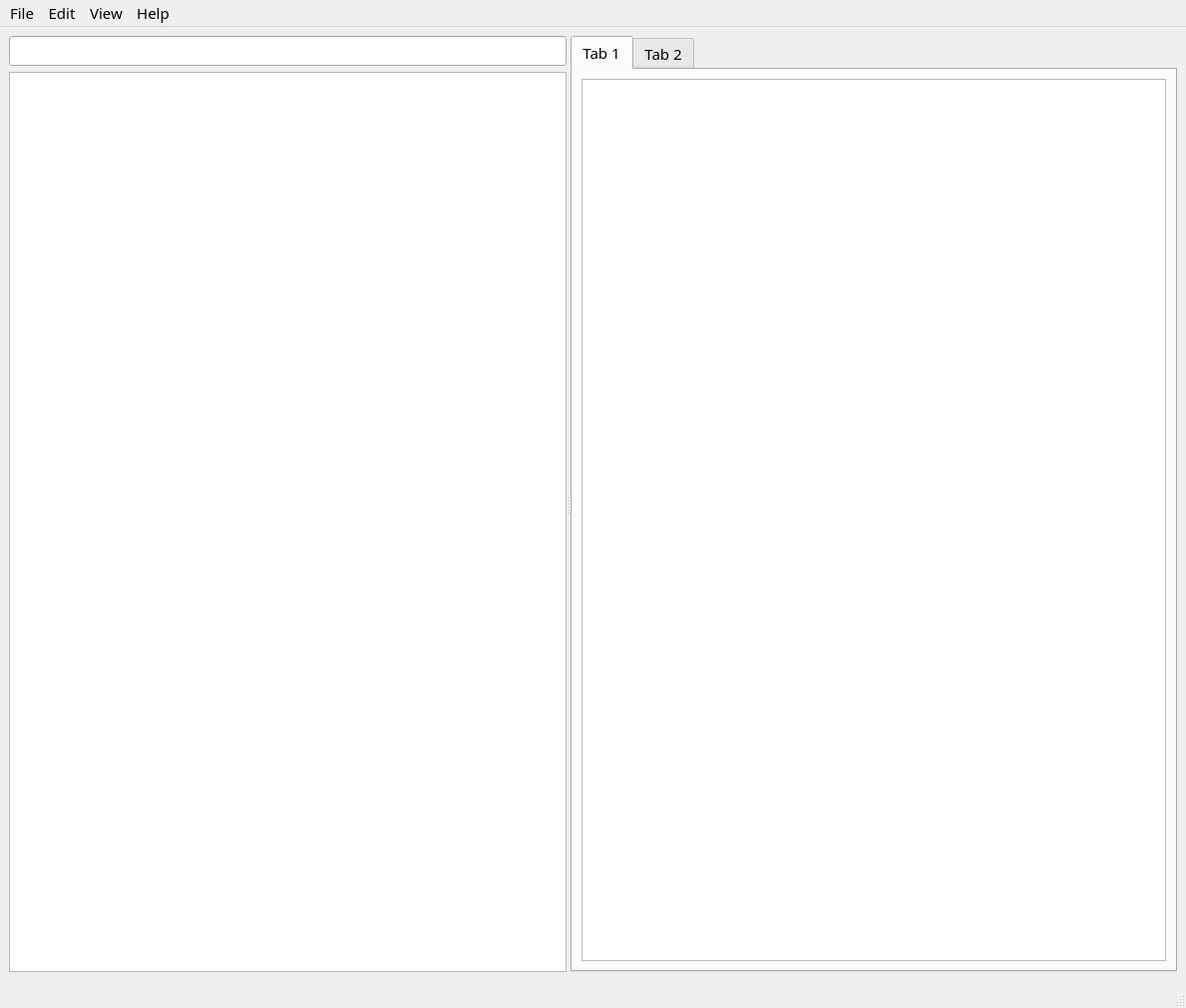
<?xml version="1.0" encoding="UTF-8"?>
<ui version="4.0">
 <class>MainWindow</class>
 <widget class="QMainWindow" name="MainWindow">
  <property name="geometry">
   <rect>
    <x>0</x>
    <y>0</y>
    <width>1189</width>
    <height>1011</height>
   </rect>
  </property>
  <property name="sizePolicy">
   <sizepolicy hsizetype="Preferred" vsizetype="Preferred">
    <horstretch>1</horstretch>
    <verstretch>1</verstretch>
   </sizepolicy>
  </property>
  <property name="font">
   <font>
    <family>Sans Serif</family>
    <pointsize>11</pointsize>
   </font>
  </property>
  <property name="windowTitle">
   <string>Password Manager</string>
  </property>
  <widget class="QWidget" name="centralwidget">
   <property name="sizePolicy">
    <sizepolicy hsizetype="Expanding" vsizetype="Expanding">
     <horstretch>1</horstretch>
     <verstretch>1</verstretch>
    </sizepolicy>
   </property>
   <layout class="QGridLayout" name="gridLayout_2">
    <item row="0" column="0">
     <widget class="QSplitter" name="splitter">
      <property name="orientation">
       <enum>Qt::Horizontal</enum>
      </property>
      <widget class="QWidget" name="layoutWidget">
       <layout class="QVBoxLayout" name="verticalLayout">
        <item>
         <widget class="QLineEdit" name="searchField">
          <property name="clearButtonEnabled">
           <bool>true</bool>
          </property>
         </widget>
        </item>
        <item>
         <widget class="QTableView" name="cardListView">
          <property name="selectionMode">
           <enum>QAbstractItemView::NoSelection</enum>
          </property>
          <property name="selectionBehavior">
           <enum>QAbstractItemView::SelectRows</enum>
          </property>
          <property name="showGrid">
           <bool>false</bool>
          </property>
          <property name="gridStyle">
           <enum>Qt::NoPen</enum>
          </property>
          <property name="wordWrap">
           <bool>false</bool>
          </property>
          <attribute name="horizontalHeaderVisible">
           <bool>false</bool>
          </attribute>
          <attribute name="horizontalHeaderDefaultSectionSize">
           <number>55</number>
          </attribute>
          <attribute name="verticalHeaderVisible">
           <bool>false</bool>
          </attribute>
          <attribute name="verticalHeaderDefaultSectionSize">
           <number>34</number>
          </attribute>
         </widget>
        </item>
       </layout>
      </widget>
      <widget class="QTabWidget" name="tabWidget">
       <property name="currentIndex">
        <number>0</number>
       </property>
       <property name="iconSize">
        <size>
         <width>24</width>
         <height>24</height>
        </size>
       </property>
       <widget class="QWidget" name="fieldTab">
        <attribute name="title">
         <string>Tab 1</string>
        </attribute>
        <layout class="QGridLayout" name="gridLayout_3">
         <item row="0" column="0">
          <widget class="QTableView" name="fieldTable">
           <property name="contextMenuPolicy">
            <enum>Qt::CustomContextMenu</enum>
           </property>
           <property name="selectionMode">
            <enum>QAbstractItemView::SingleSelection</enum>
           </property>
           <property name="selectionBehavior">
            <enum>QAbstractItemView::SelectRows</enum>
           </property>
           <property name="showGrid">
            <bool>false</bool>
           </property>
           <property name="wordWrap">
            <bool>true</bool>
           </property>
           <attribute name="horizontalHeaderVisible">
            <bool>false</bool>
           </attribute>
           <attribute name="verticalHeaderVisible">
            <bool>false</bool>
           </attribute>
          </widget>
         </item>
        </layout>
       </widget>
       <widget class="QWidget" name="noteTab">
        <attribute name="title">
         <string>Tab 2</string>
        </attribute>
        <layout class="QGridLayout" name="gridLayout">
         <item row="0" column="0">
          <widget class="QTextBrowser" name="noteViewer"/>
         </item>
        </layout>
       </widget>
      </widget>
     </widget>
    </item>
   </layout>
  </widget>
  <widget class="QMenuBar" name="menubar">
   <property name="geometry">
    <rect>
     <x>0</x>
     <y>0</y>
     <width>1189</width>
     <height>34</height>
    </rect>
   </property>
   <widget class="QMenu" name="menuFile">
    <property name="title">
     <string>File</string>
    </property>
    <addaction name="actionOpen"/>
    <addaction name="separator"/>
    <addaction name="actionExit"/>
   </widget>
   <widget class="QMenu" name="menuView">
    <property name="title">
     <string>View</string>
    </property>
    <addaction name="actionFilter"/>
    <addaction name="separator"/>
    <addaction name="actionShow_Deleted"/>
   </widget>
   <widget class="QMenu" name="menuHelp">
    <property name="title">
     <string>Help</string>
    </property>
    <addaction name="actionAbout"/>
   </widget>
   <widget class="QMenu" name="menuEdit">
    <property name="title">
     <string>Edit</string>
    </property>
    <addaction name="actionEdit"/>
   </widget>
   <addaction name="menuFile"/>
   <addaction name="menuEdit"/>
   <addaction name="menuView"/>
   <addaction name="menuHelp"/>
  </widget>
  <widget class="QStatusBar" name="statusbar"/>
  <action name="actionOpen">
   <property name="text">
    <string>Open...</string>
   </property>
   <property name="shortcut">
    <string>Ctrl+O</string>
   </property>
  </action>
  <action name="actionExit">
   <property name="text">
    <string>Exit</string>
   </property>
  </action>
  <action name="actionShow_Deleted">
   <property name="checkable">
    <bool>true</bool>
   </property>
   <property name="text">
    <string>Show Deleted</string>
   </property>
  </action>
  <action name="actionFilter">
   <property name="text">
    <string>Filter</string>
   </property>
   <property name="shortcut">
    <string>Ctrl+F</string>
   </property>
  </action>
  <action name="actionAbout">
   <property name="text">
    <string>About...</string>
   </property>
  </action>
  <action name="actionEdit">
   <property name="text">
    <string>Edit</string>
   </property>
   <property name="shortcut">
    <string>Ctrl+E</string>
   </property>
  </action>
 </widget>
 <resources/>
 <connections/>
</ui>
